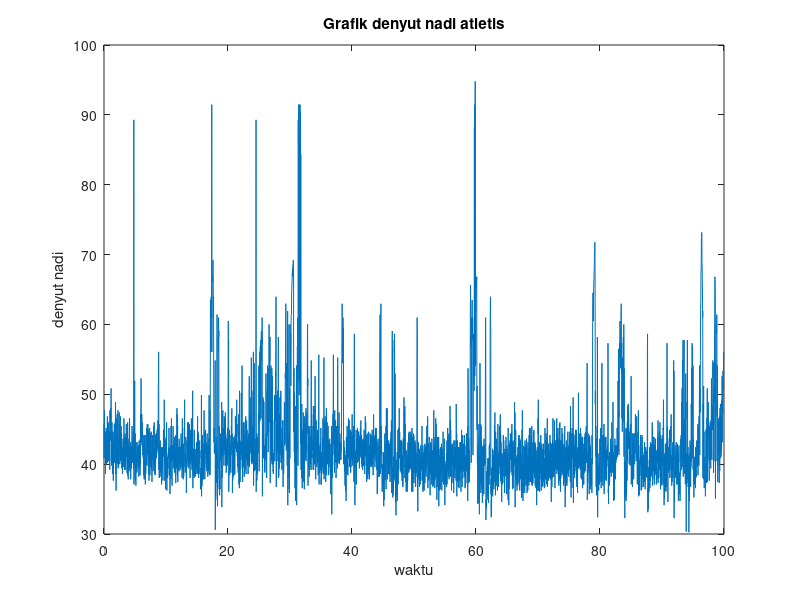
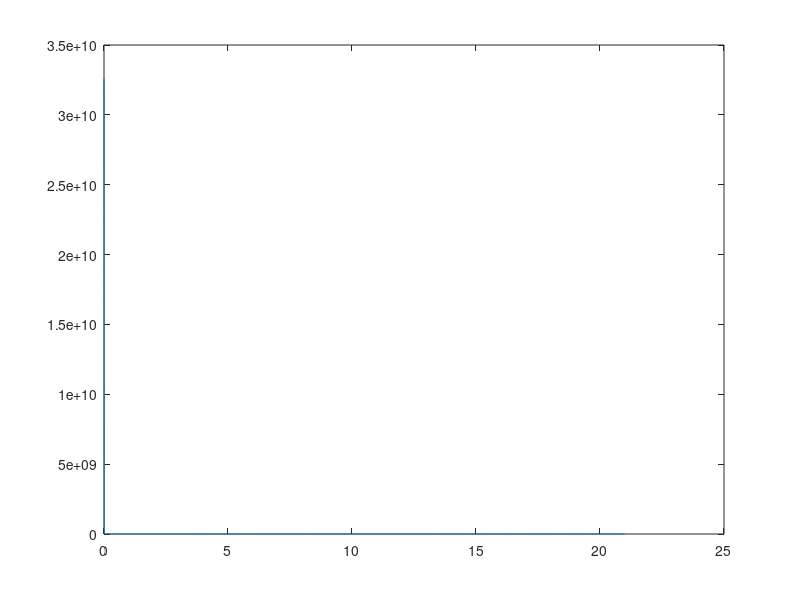

MATLAB code to generate these figures, in order:
clc
clear
raw=xlsread('I1.csv');
raw1=raw(:,2);
signal=raw1';
fs=42;
L=length(signal);
t=0:1/fs:(L-1)/fs;
k=mean(signal)
figure(1)
plot(t,signal)
title('Grafik denyut nadi atletis')
xlabel('waktu')
ylabel('denyut nadi')
%%%%%%%%%%
y=abs(fft(signal));
mag=y.^2;
frek=0:fs/L:(fs/2)-fs/L;
figure(2)
plot(frek,mag(1:L/2))